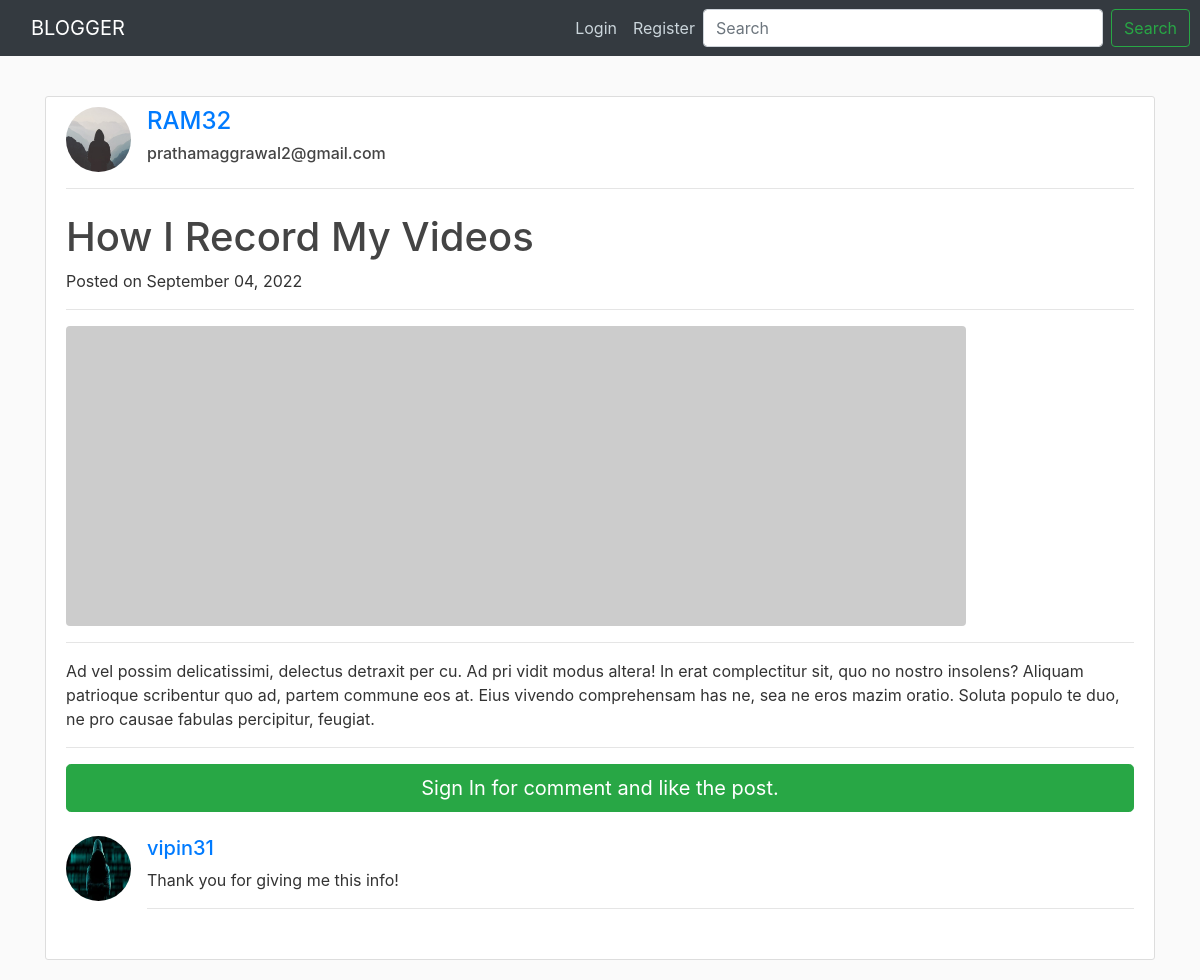
Screenshot of /post/15/ with the database file from the repository.
### blog/models.py (models this page shows, shortened)
class Post(models.Model):
    author = models.ForeignKey(
        settings.AUTH_USER_MODEL, on_delete=models.CASCADE)
    title = models.CharField(max_length=100)
    content=RichTextField(blank=True , null=True)
    liked = models.ManyToManyField(
        settings.AUTH_USER_MODEL, blank=True, related_name='liked')
    date_posted = models.DateTimeField(default=timezone.now)
    objects = PostManager()
    class Meta:
        ordering = ('-date_posted', )

class Comment(models.Model):
    post = models.ForeignKey(
        Post, related_name='comments', on_delete=models.CASCADE)
    author = models.ForeignKey(
        settings.AUTH_USER_MODEL, on_delete=models.CASCADE)
    text = models.TextField()
    created_date = models.DateTimeField(default=timezone.now)
    approved_comment = models.BooleanField(default=True)

### users/models.py (models this page shows, shortened)
class Profile(models.Model):
    user = models.OneToOneField(User, on_delete=models.CASCADE)
    image = models.ImageField(default='default.jpg', upload_to='profile_pics')

### blog/views.py (the view)
# urls.py: path('post/<int:pk>/', PostDetailView.as_view(), name='post_detail'),
class PostDetailView(DetailView):
    model = Post

### blog/templates/blog/post_detail.html (shortened to what this page needs)
{% extends "blog/base.html" %}
{% load crispy_forms_tags %}
{% block content %}
<div class="content-section">
    <div class="media">
        <img class="d-flex mr-3 rounded-circle article-img" src="{{ object.author.profile.image.url }}" alt="">
        <div class="media-body">
            <h4 class="mt-0"><a href="{% url 'user_posts' object.author.username %}">{{ object.author }}</a></h4>
            <h6 class="mt-0">{{ object.author.email }}</h6>
        </div>
    </div>
    <hr>
    <div>
        <h1 class="mt-4">{{object.title}}</h1>
        <p>
            Posted on {{ object.date_posted|date:"F d, Y" }}
        </p>
    </div>
    <hr>
    <img class="img-fluid rounded" src="http://placehold.it/900x300" alt="">
    <hr>
    <p class="lead">{{ object.content|safe|linebreaks }}</p>
    <hr>
    {% if user.is_authenticated %}
    <div class="card my-4">
        <h5 class="card-header">Leave a Comment:</h5>
        <div class="card-body">
            <form method="POST" action="{% url 'add_comment' object.id %}">
                {% csrf_token %}
                <div class="form-group">
                    <textarea class="form-control" name="text" rows="3" required></textarea>
                    <input type="hidden" name="user_id" value="{{user.id}}">
                </div>
                <button class="btn btn-primary" type="submit">Comment</button>
            </form>
        </div>
    </div>
    {% else %}
    <a href="{% url 'login' %}" class="btn btn-success btn-lg btn-block mb-4">
        Sign In for comment and like the post.
    </a>
    {% endif %}
    {% for comment in post.comments.all %}
    {% if comment.approved_comment %}
    <div class="media mb-4">
        <img class="d-flex mr-3 rounded-circle article-img" src="{{ comment.author.profile.image.url }}" alt="">
        <div class="media-body">
            <h5 class="mt-0"><a href="{% url 'user_posts' comment.author.username %}">{{ comment.author }}</a></h5>
            {{ comment.text|linebreaks }}
            <hr>
        </div>
    </div>
    {% else %}
    <div class="alert alert-secondary" role="alert">
        No Comment has been posted.
    </div>
    {% endif %}
    {% endfor %}
</div>
{% endblock content %}

### web/static/css/main.css (style rules this page uses)
body { background: #fafafa; color: #333333; margin-top: 5rem; }
h1, h2, h3, h4, h5, h6 { color: #444444; }
.content-section { background: #ffffff; padding: 10px 20px; border: 1px solid #dddddd; border-radius: 3px; margin-bottom: 20px; }
.article-img { height: 65px; width: 65px; margin-right: 16px; }

### rows the page displays
Post: author.profile.image (placeholder picture), author "RAM32", author.email "prathamaggrawal2@gmail.com", title "How I Record My Videos", date_posted "September 04, 2022", content "Ad vel possim delicatissimi, delectus detraxit per cu. Ad pri vidit modus altera! In erat complectitur sit, quo no nostro insolens? Aliquam patrioque scribentur quo ad, partem commune eos at. Eius vivendo comprehensam has ne, sea ne eros mazim oratio. Soluta populo te duo, ne pro causae fabulas percipitur, feugiat."
Comment: author.profile.image (picture), author "vipin31", text "Thank you for giving me this info!"
